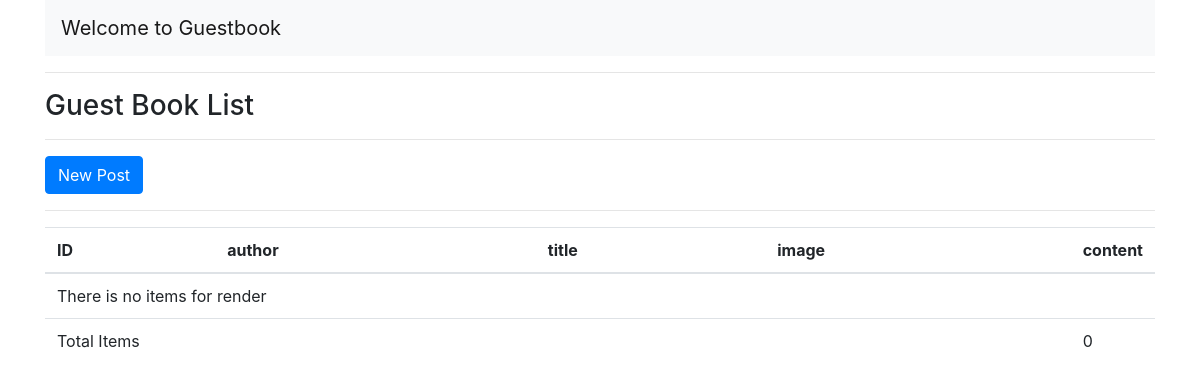
Before: / with the older database file.
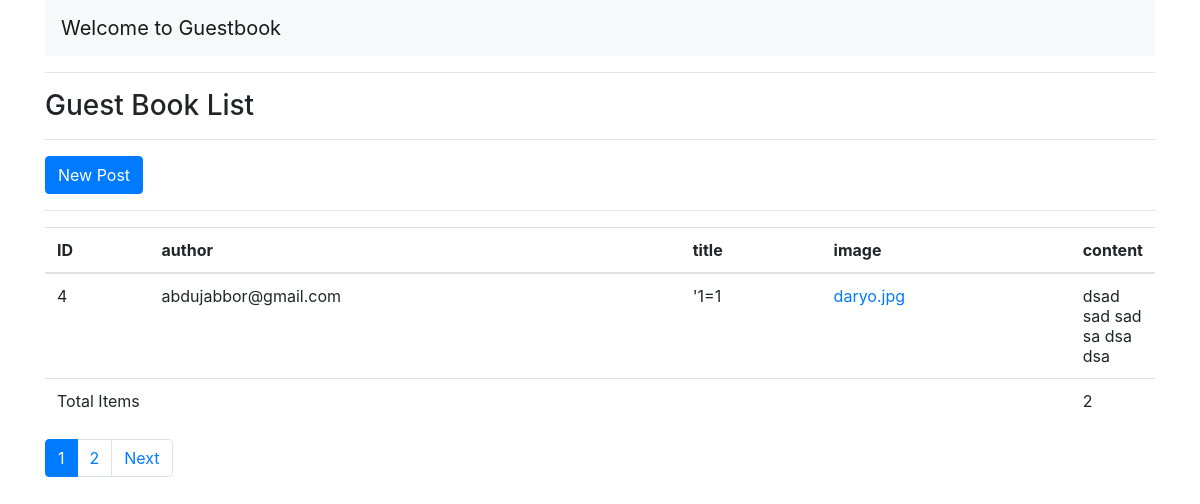
After: the same page with the newer database file.
### tables this page shows
CREATE TABLE `posts` (
  `id` int(11) unsigned NOT NULL AUTO_INCREMENT,
  `author` varchar(50) NOT NULL DEFAULT '',
  `title` varchar(512) NOT NULL DEFAULT '',
  `content` longtext,
  `image` varchar(512) DEFAULT '',
  `created_at` int(11) NOT NULL,
  PRIMARY KEY (`id`)
);

### src/View/View.php (called while the page is built, shortened)
<?php
class View
{
    public $layout = "layout";
    public function __construct($layout = 'layout')
    {
        $this->layout = $this->getLayout($layout);
    }
    protected function getLayout() {
        return $this->getFullPathView($this->layout);
    }
    protected function getFullPathView($view) {
        return TEMPLATE_PATH . DIRECTORY_SEPARATOR . $view . ".php";
    }
    public function render($view, $data = []) {
        $filePath = $this->getFullPathView($view);
        extract($data);
        require_once $filePath;
        $content = ob_get_contents();
        include_once $this->layout;
    }
}

### public/index.php (called while the page is built)
<?php
require_once __DIR__ . '/../src' . DIRECTORY_SEPARATOR . 'bootstrap.php';
$app = new App();
$app->registerEndpoint("/", function (Request $request, Response $response) {
    $postsRepository = new \Repository\PostRepository();
    $total = $postsRepository->getTotal();
    $currentPage = $request->getParam('page') ? $request->getParam('page') : 1;
    if(!is_numeric($currentPage)) {
        $currentPage = 1;
    }
    $limit = 1;
    $items = $postsRepository->getList($limit, $limit * ($currentPage - 1));
    $view = new \View\View();
    $view->render('index',
        [
            'items' => $items,
            'paginator' => new \Pagination\Pagination("http://localhost:8080", $total, $limit)
        ]);
});
$app->registerEndpoint('/create', function (Request $request, Response $response) {
    $postRepository = new \Repository\PostRepository();
    $post = new Post($request->getPostParams());
    if ($request->isPost()) {
        if ($post->validate() && $postRepository->save($post)) {
            Session::getInstance()->setFlash("success", "Operation Success");
            $response->redirect('/');
        }
    }
    $view = new \View\View();
    $view->render('create', ['post' => $post]);
});
try {
    $app->run();
} catch (Exception $e) {
    echo $e->getMessage();
}

### src/App.php (called while the page is built, shortened)
<?php
class App
{
    private $request;
    private $response;
    private $handlers;
    public function __construct()
    {
        $this->request = new Request();
        $this->response = new Response();
        $this->handlers = [];
    }
    public function getRequest()
    {
        return $this->request;
    }
    public function registerEndpoint($endpoint, $callback)
    {
        if (!isset($this->handlers[$endpoint])) {
            $this->handlers[$endpoint] = $callback;
        }
    }
    public function run()
    {
        $this->handlers[$this->getRequest()->getURI()]->call($this, $this->request, $this->response);
    }
}

### src/bootstrap.php (called while the page is built, shortened)
<?php
$configs = require_once __DIR__ . "/../config/configs.php";
spl_autoload_register(
    function ($class = '') {
        $file = str_replace("\\", "/", $class);
        $filePath = SRC_PATH . DIRECTORY_SEPARATOR . $file . ".php";
    });

### src/Configs.php (called while the page is built)
<?php
class Configs
{
    protected static $instance;
    protected $configs = [];
    public static function getInstance()
    {
        if (!self::$instance) {
            self::$instance = new self();
        }
        return self::$instance;
    }
    public function setConfig($configs = [])
    {
        $this->configs = $configs;
    }
    public function getByName($name = '')
    {
        return $this->configs[$name] ?? $this->configs[$name];
    }
}

### src/Repository/PostRepository.php (called while the page is built, shortened)
<?php
class PostRepository implements IRepository
{
    protected $pdo;
    protected $table = 'posts';
    public function __construct()
    {
        $configurations = \Configs::getInstance()->getByName('db');
        $this->pdo = new \PDO($configurations['dsn'], $configurations['db_user'], $configurations['db_pass']);
    }
    public function getTotal(): int
    {
        try {
            $statement = $this->pdo->prepare("select count(*) as total from {$this->table}");
            $statement->execute();
            return $statement->fetch(\PDO::FETCH_OBJ)->total;
        } catch (\PDOException $e) {
            throw $e;
        }
    }
    public function getList(int $limit, int $offset): array
    {
        try {
            $query = "select * from {$this->table} limit :offset, :limit";
            $statement = $this->pdo->prepare($query);
            $statement->bindParam(':offset', $offset, \PDO::PARAM_INT);
            $statement->bindParam(':limit', $limit, \PDO::PARAM_INT);
            $statement->execute();
            $statement->setFetchMode(\PDO::FETCH_OBJ);
            return $statement->fetchAll();
        } catch (\PDOException $e) {
            throw $e;
        }
    }
}

### src/Request.php (called while the page is built, shortened)
<?php
class Request
{
    protected $getParams;
    public function __construct()
    {
        $this->getParams = $_GET ?? $_GET;
    }
    public function getParam(string $name = '')
    {
        return $this->getParams[$name] ?? $this->getParams[$name];
    }
}

### src/templates/index.php (the view, shortened to what this page needs)
<hr />
<div class="row">
    <div class="col-md-12">
        <h3>Guest Book List</h3>
        <hr />
        <a href="/create" class="btn btn-primary" >
            New Post
        </a>
        <hr />
        <table class="table">
            <thead>
                <tr>
                    <th scope="col">ID</th>
                    <th scope="col">author</th>
                    <th scope="col">title</th>
                    <th scope="col">image</th>
                    <th scope="col">content</th>
                </tr>
            </thead>
            <tbody>
                <?php if(count($items)):?>
                <?php foreach($items as $item): ?>
                <tr>
                    <td scope="row"><?php echo $item->id?></td>
                    <td><?php echo htmlspecialchars($item->author)?></td>
                    <td><?php echo htmlspecialchars($item->title)?></td>
                    <td><a href="<?php echo str_replace( PUBLIC_PATH, '', MEDIA_PATH) . DIRECTORY_SEPARATOR . htmlspecialchars($item->image)?>"><?php echo htmlspecialchars($item->image)?></a></td>
                    <td><?php echo htmlspecialchars($item->content)?></td>
                </tr>
                <?php endforeach;?>
                <?php else:?>
                <tr>
                    <td scope="row" colspan="5"><?php echo "There is no items for render"?></td>
                </tr>
                <?php endif?>
            </tbody>
            <tfoot>
                <tr>
                    <td class="col" colspan="4">Total Items</td>
                    <td class="col" colspan="4"><?php echo $paginator->getTotal();?></td>
                </tr>
            </tfoot>
        </table>
        <?php echo $paginator->render();?>
    </div>
</div>

### src/templates/layout.php (shortened to what this page needs)
<html>
<head>
    <link rel="stylesheet" href="//stackpath.bootstrapcdn.com/bootstrap/4.1.0/css/bootstrap.min.css"
>
</head>
<body>
<header>
    <div class="container">
    <nav class="navbar navbar-expand-lg navbar-light bg-light">
        <a class="navbar-brand" href="#">Welcome to Guestbook</a>
    </nav>
    </div>
</header>
<div class="container">
    <div class="content">
        <?php echo $content; ?>
    </div>
</div>
</body>
</html>

### src/Pagination/Pagination.php (shortened to what this page needs)
<?php
class Pagination
{
    private $baseURL;
    private $total;
    private $pagesCount;
    private $currentPageParam;
    private $itemsPerPage;
    private $currentPage;
    private $containerTag = 'ul';
    private $containerTagClass = 'pagination';
    private $itemTag = 'li';
    private $itemATagClass = 'page-link';
    private $itemClass = 'page-item';
    private $activeItemClass = 'active';
    public $nextButtonText = 'Next';
    public function __construct(string $baseURL, int $total = 0, int $itemsPerPage = 0, $currentPageParam = 'page')
    {
        $this->baseURL = $baseURL;
        $this->total = $total;
        $this->itemsPerPage = $itemsPerPage;
        $this->currentPageParam = $currentPageParam;
        $this->currentPage = isset($_GET[$this->currentPageParam]) && intval($_GET[$this->currentPageParam]) &&
        $_GET[$this->currentPageParam] > 0 ? ($_GET[$this->currentPageParam] - 1) : 0;
        $this->pagesCount = intval($this->total / $this->itemsPerPage);
    }
    public function render(): string
    {
        if ($this->total == 0 || $this->itemsPerPage == 0 || $this->itemsPerPage > $this->total) {
            return "";
        }
        $response = "";
        $response .= "<{$this->containerTag} class='{$this->containerTagClass}'>";
        $response .= $this->renderPreviousArrow();
        for ($i = 1; $i <= $this->pagesCount; $i++) {
            $response .= $this->renderItem($i);
        }
        $response .= $this->renderNextArrow();
        $response .= "</{$this->containerTag}>";
        return $response;
    }
    public function renderPreviousArrow(): string
    {
        $response = "";
        return $response;
    }
    public function renderNextArrow(): string
    {
        $response = "";
        if ($this->currentPage + 2 <= $this->pagesCount) {
            $response .= $this->renderItem($this->currentPage + 2, $this->nextButtonText);
        }
        return $response;
    }
    public function renderItem(int $page, $symbol = ''): string
    {
        if (!$symbol) {
            $symbol = "{$page}";
        }
        $itemClass = $this->itemClass;
        if ($this->currentPage === $page - 1) {
            $itemClass .= " {$this->activeItemClass}";
        }
        $url = $this->generateItemURL();
        $response = sprintf("<{$this->itemTag} class='%s'><a href='{$url}' class='%s'>%s</a></{$this->itemTag}>",
            $itemClass, $this->currentPageParam, $page, $this->itemATagClass, $symbol);
        return $response;
    }
    public function generateItemURL()
    {
        $url = "{$this->baseURL}?%s=%s";
        return $url;
    }
    public function getTotal() {
        return $this->total;
    }
}

Changed rows visible on the page:
added posts: id "4", author "abdujabbor@gmail.com", title "'1=1", image "daryo.jpg", content "dsad sad sad sa dsa dsa"
Other visible differences:
$paginator->getTotal(): "0" → "2"
text no longer shown: "There is no items for render"
text now shown: "1 2 Next"
